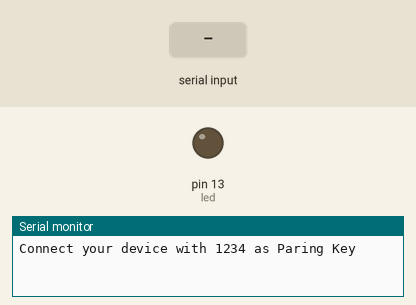
Bench run of a sketch on a simulated Arduino Uno, built with avr-gcc and run on an emulated ATmega328P. Shown: output pins drawn as LEDs (lit = HIGH), the last lines printed to the serial monitor. The inputs (shaded band) are chosen by the test bench.

Above: at 1.2 s.
1.3 s: "1" received over Serial
At 2.2 s:
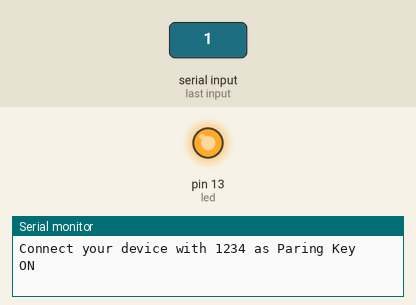
2.8 s: "0" received over Serial
At 3.3 s:
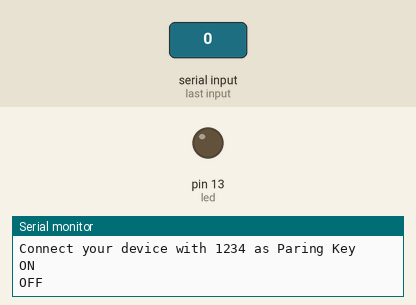
Timing chart, 0 to 5.8 s (numbered marks = the images above; inputs shaded):
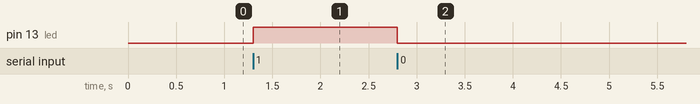

The sketch:

led_sample.ino
```cpp
int data = 0;
int led = 13; // Arduino本体のLEDを光らせるので13番にしています

void setup() {
  pinMode(led, OUTPUT);
  Serial.begin(9600);
  Serial.println("Connect your device with 1234 as Paring Key\n");
}

void loop() {
  if (Serial.available() > 0) {
    data = Serial.read();
    if (data == '1') {//1が送られてきたらLEDをON
      digitalWrite(led, HIGH); // LED点灯
      Serial.println("ON");
    } else if (data == '0') {//0が送られてきたらLEDをOFF
      digitalWrite(led, LOW);
      Serial.println("OFF"); // LED消灯
    }
    delay(10);
  }
}
```

Measured:
- after the input at 1.3 s, pin 13 (led): LOW → HIGH at once
- after the input at 2.8 s, pin 13 (led): HIGH → LOW at once
